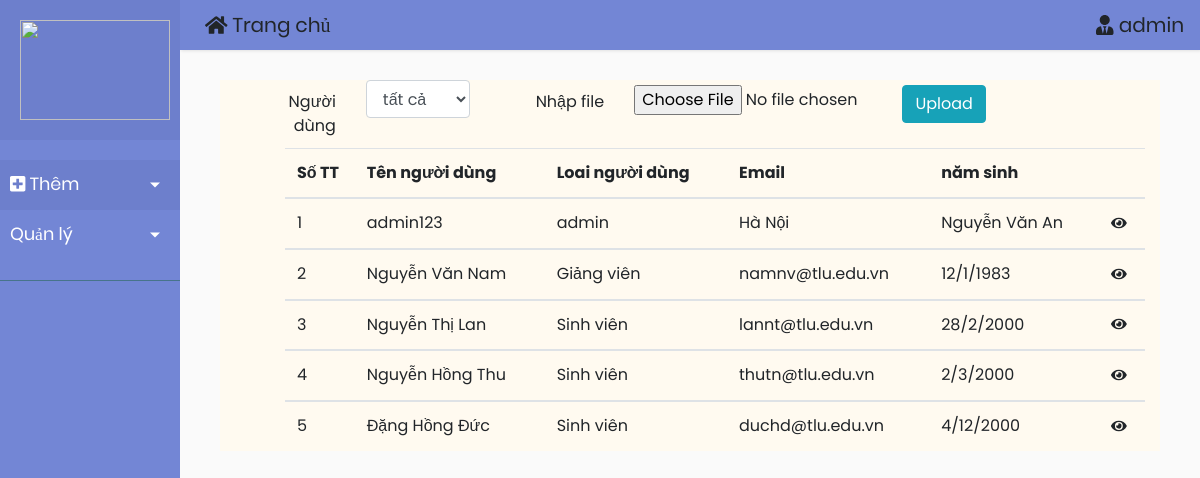
The app's page /admin/qlNguoidung.php with its own data.
### tables this page shows
CREATE TABLE `nguoidung` (
  `ma_nd` varchar(10) NOT NULL,
  `anh` varchar(500) DEFAULT NULL,
  `tai_khoan` varchar(100) DEFAULT NULL,
  `mat_khau` varchar(20) DEFAULT NULL,
  `ho_ten` varchar(100) DEFAULT NULL,
  `ngay_sinh` varchar(20) DEFAULT NULL,
  `gioi_tinh` varchar(10) DEFAULT NULL,
  `dia_chi` varchar(500) DEFAULT NULL,
  `email` varchar(30) DEFAULT NULL,
  `sdt` varchar(10) DEFAULT NULL,
  `ma_pl` varchar(10) DEFAULT NULL
);

CREATE TABLE `phanloai` (
  `ma_pl` varchar(10) NOT NULL,
  `ten_pl` varchar(100) DEFAULT NULL
);

### data_sv.php (called while the page is built, shortened)
<?php
	function laydata($sql){
		$conn=new mysqli(host,user,pass,data);
		mysqli_set_charset($conn,"utf8");
		$result=mysqli_query($conn,$sql);
		$data=[];
		while ($row=mysqli_fetch_array($result)) {
			$data[]=$row;
		}
		return $data;
	}
?>

### admin/qlNguoidung.php (the view, shortened to what this page needs)
<?php require_once('../data_sv.php')?>
<!DOCTYPE html>
<html>
<head>
	<?php require_once('khungtrang/link.php')?>
</head>
<body>
<div class="wrapper" style="position: absolute;position: absolute;top :0">
	<?php require_once('khungtrang/sidebar.php')?>
	<div id="content" style="width: 85%;">
		<nav class="navbar navbar-expand-lg " style="background-color: #7386D5;width: 100%;height: 50px;position: absolute;top:0;left:0">
			<div class="container-fluid">
				<div class="navbar-header" style="position: absolute;:left: 0;">
					<a class="navbar-brand" href="#"><i class="fas fa-home"></i> Trang chủ</a>
				</div>
				<div class="navbar-header" style="position: absolute;right: 0;">
					<a class="navbar-brand" href="#"><i class="fas fa-user-tie"></i> admin</a>
				</div>
			</div>
		</nav>
		<div class="than" style="width: 100%;height: auto; margin-top: 40px;">
			<div class="row">
				<div class="col-sm-3">
					<div class="row">
						<div class="col-sm-5" style="margin-top: 10px;text-align: right;">Người dùng</div>
						<div class="col-sm-7">
							<select class="form-control" aria-label="Default select example" id="bolocND" name="bolocND">
								<option value="1">tất cả</option>
							</select>
						</div>
					</div>
				</div>
				<div class="col-sm-7"><form id="upload_csv" method="post" enctype="multipart/form-data">
					<div class="row">
						<div class="col-sm-3" style="margin-top: 10px;text-align: right;">Nhập file</div>
						<div class="col-sm-6">
							<input type="file" name="employee_file" style="margin-top:5px;" id="employee_file" />
						</div>
						<div class="col-md-3">
                          <input type="submit" name="upload" id="upload" value="Upload" style="margin-top:5px;" class="btn btn-info" />
                     	</div>
					</div></form>
				</div>
			</div>
			<div class="container-fluid" style="margin-top: 10px;">
				<table class="table table-hover" id="table">
				    <thead>
				      <tr>
				        <th style="max-width: 40px;">Số TT</th>
				        <th>Tên người dùng</th>
				        <th>Loai người dùng</th>
				        <th>Email</th>
				        <th>năm sinh</th>
				        <th></th>
				      </tr>
				    </thead>
				    <?php
				    	$i=1;
				    	$sql= "select * from nguoidung,phanloai where nguoidung.ma_pl=phanloai.ma_pl";
				    	$data=laydata($sql);
				    	foreach($data as $nguoidung){
				    ?>
				    <tbody>
						<td style="min-width: 60px;"><?php echo $i++?></td>
						<td><?php echo $nguoidung['ho_ten']?></td>
						<td><?php echo $nguoidung['ten_pl']?></td>
						<td><?php echo $nguoidung['email']?></td>
						<td><?php echo $nguoidung['ngay_sinh']?></td>
						<td><a href="ctnguoidung.php?ma="><i class="fas fa-eye"></i></td>
					</tbody>
					<?php }?>
				</table>
			</div>
		</div>
	</div>
</div>
</body>
</html>

### admin/khungtrang/link.php (shortened to what this page needs)
<link rel="stylesheet" type="text/css" href="vendor/bootstrap/css/bootstrap.min.css">
<link rel="stylesheet" type="text/css" href="fonts/font-awesome-4.7.0/css/font-awesome.min.css">
<link rel="stylesheet" type="text/css" href="vendor/animate/animate.css">
<link rel="stylesheet" type="text/css" href="vendor/css-hamburgers/hamburgers.min.css">
<link rel="stylesheet" type="text/css" href="vendor/select2/select2.min.css">
<link rel="stylesheet" type="text/css" href="css/util.css">
<link rel="stylesheet" type="text/css" href="css/main.css">
<link rel="stylesheet" href="https://stackpath.bootstrapcdn.com/bootstrap/4.1.0/css/bootstrap.min.css">
<link rel="stylesheet" href="style2.css">
<link rel="stylesheet" href="https://cdnjs.cloudflare.com/ajax/libs/malihu-custom-scrollbar-plugin/3.1.5/jquery.mCustomScrollbar.min.css">

### admin/khungtrang/sidebar.php (shortened to what this page needs)
<nav id="sidebar" style="width: 15%;">
            <div class="sidebar-header" style="color: white;">
                <img src="logo.png" height="100px" width="150px">
            </div>
            <ul class="list-unstyled components">
                <li class="active">
                    <a href="#homeSubmenu" data-toggle="collapse" aria-expanded="false" class="dropdown-toggle"><i class="fas fa-plus-square"></i> Thêm</a>
                </li>
                <li>
                    <a href="#pageSubmenu" data-toggle="collapse" aria-expanded="false" class="dropdown-toggle">Quản lý</a>
                </li>
            </ul>
        </nav>

### admin/css/main.css (style rules this page uses)
* { margin: 0px; padding: 0px; box-sizing: border-box; }
body, html { height: 100%; font-family: Poppins-Regular, sans-serif; }
a { font-family: Poppins-Regular; font-size: 14px; line-height: 1.7; color: #666666; margin: 0px; transition: all 0.4s; -webkit-transition: all 0.4s; -o-transition: all 0.4s; -moz-transition: all 0.4s; }
ul, li { margin: 0px; list-style-type: none; }
input { outline: none; border: none; }

### admin/style2.css (style rules this page uses)
body { font-family: 'Poppins', sans-serif; background: #fafafa; }
a, a:hover, a:focus { color: inherit; text-decoration: none; transition: all 0.3s; }
.navbar { padding: 15px 10px; background: #fff; border: none; border-radius: 0; margin-bottom: 40px; box-shadow: 1px 1px 3px rgba(0, 0, 0, 0.1); }
.wrapper { display: flex; width: 100%; }
#sidebar { width: 250px; position: fixed; top: 0; left: 0; height: 100vh; z-index: 999; background: #7386D5; color: #fff; transition: all 0.3s; }
#sidebar .sidebar-header { padding: 20px; background: #6d7fcc; }
#sidebar ul.components { padding: 20px 0; border-bottom: 1px solid #47748b; }
#sidebar ul li a { padding: 10px; font-size: 1.1em; display: block; }
#sidebar ul li.active>a, a[aria-expanded="true"] { color: #fff; background: #6d7fcc; }
a[data-toggle="collapse"] { position: relative; }
.dropdown-toggle::after { display: block; position: absolute; top: 50%; right: 20px; transform: translateY(-50%); }
#content { width: calc(100% - 250px); padding: 40px; min-height: 100vh; transition: all 0.3s; position: absolute; top: 0; right: 0; }

### admin/qlNguoidung.php (style rules this page uses)
.than { width: 100%;height: auto; margin-top: 40px;background-color: #FFFAF0;padding-left: 50px; }

### records on screen
nguoidung: ho_ten "admin123", ma_pl.ten_pl "admin", email "Hà Nội", ngay_sinh "Nguyễn Văn An"
nguoidung: ho_ten "Nguyễn Văn Nam", ma_pl.ten_pl "Giảng viên", email "namnv@tlu.edu.vn", ngay_sinh "12/1/1983"
nguoidung: ho_ten "Nguyễn Thị Lan", ma_pl.ten_pl "Sinh viên", email "lannt@tlu.edu.vn", ngay_sinh "28/2/2000"
nguoidung: ho_ten "Nguyễn Hồng Thu", ma_pl.ten_pl "Sinh viên", email "thutn@tlu.edu.vn", ngay_sinh "2/3/2000"
nguoidung: ho_ten "Đặng Hồng Đức", ma_pl.ten_pl "Sinh viên", email "duchd@tlu.edu.vn", ngay_sinh "4/12/2000"
